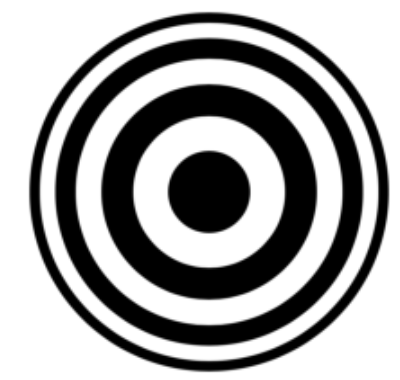
#> input picture stickers/sticker6.png, 400 x 380 px, found by its file name
$ python test_recursive_search.py
#> lines starting #> are read from the running program, lines starting #| are printed output that depends on the picture
### source.py
from skimage import io, color, data, draw, exposure, feature,metrics, filters, measure, morphology, util, segmentation
from skimage.transform import resize
import numpy as np
import cv2 as cv
import matplotlib.pyplot as plt
import scipy.fft as sft
import scipy.signal as sps
from PIL import Image

class Helper:

    def __init__(self) -> None:
        pass

    def get_dft(self,img):
        return sft.fft2(img)

    def get_dft_magnitude(self,dft):
        """
        Returns the log10-scaled magnitude of the DFT shifted to have low frequencies at the center
        Param: dft (the complex DFT of an image)
        """
        dft_mag = np.log10(1 + np.abs(sft.fftshift(dft)))
        return dft_mag

    # [211 lines left out: functions display_img, pad_image, dft_by_search_box, create_spectrogram, show_spectrogram, show_grid and 2 more, not called in this run]

    def divide_into_four(self, image):
        """Divide an image into 4 equal parts

        Args:
            image (np.array): image

        Returns:
            4 sub-images
        """
        height = image.shape[0]
        width = image.shape[1]

        mid_height = height // 2
        mid_width = width // 2

        # Extract each part of the image
        top_left = image[:mid_height, :mid_width]
        top_right = image[:mid_height, mid_width:]
        bottom_left = image[mid_height:, :mid_width]
        bottom_right = image[mid_height:, mid_width:]

        return (top_left, (0, 0, mid_height, mid_width)), \
               (top_right, (0, mid_width, mid_height, width)), \
               (bottom_left, (mid_height, 0, height, mid_width)), \
               (bottom_right, (mid_height, mid_width, height, width))


    def find_location_recursive(self, sticker, image, bounds, min_mse = float('inf')):
        """Recursively divide the image into 4 parts and search for the sticker

        Args:
            sticker (np.array): sticker
            image (np.array): image
            bounds (tuple): top left, top right, bottom left, bottom right of the image
            min_mse (float, optional): Current minimum value of mse

        Returns:
            image: the target sub-image
            bounds: top left, top right, bottom left, bottom right of the image
        """

        if image.shape[0] < sticker.shape[0] and image.shape[1] < sticker.shape[1]:
            return image, bounds

        sticker_dft = self.get_dft(sticker)
        sticker_dft = self.get_dft_magnitude(sticker_dft)

        # Divide the image into four equal parts
        parts = self.divide_into_four(image)
        selected_part = None
        selected_bounds = None

        for part, (top, left, bottom, right) in parts:

            # Resize sticker to match the current part's dimensions
            sticker_dft_resized = resize(sticker_dft, (part.shape[0], part.shape[1]))
            part_dft = self.get_dft(part)
            part_dft = self.get_dft_magnitude(part_dft)

            mse = np.mean((part_dft - sticker_dft_resized) ** 2)

            if mse < min_mse:
                min_mse = mse
                selected_part = part
                selected_bounds = (bounds[0] + top, bounds[1] + left, bounds[0] + bottom, bounds[1] + right)

        if selected_part is not None:
            image, bounds = self.find_location_recursive(sticker, selected_part, selected_bounds, min_mse)

        return image, bounds


    # [184 lines left out: functions find_location_sliding_window, draw_bounding_box, template_matching, find_location_recursive_spatial, find_location_sliding_window_spatial, not called in this run]

### Object Tracking/test_recursive_search.py
import cv2 as cv
import numpy as np
import os
import scipy.fft as sft
from skimage import io, color, transform
import matplotlib.pyplot as plt
from PIL import Image
from source import Helper
h = Helper()

def tracking(sticker, folder_path):
    # Get list of image files in the folder
    image_files = sorted([os.path.join(folder_path, file) for file in os.listdir(folder_path) if file.endswith(('.png', '.jpg', '.jpeg'))])

    if not image_files:
        print("No image files found in the folder.")
        exit()

    for image_file in image_files:
        # Read the image
        image = io.imread(image_file, as_gray=True)
        # Convert image to numpy array
        image = np.array(image)

        bounds = (0, 0, image.shape[0], image.shape[1])
        selected_part, selected_bounds = h.find_location_recursive(sticker,image, bounds, min_mse = float('inf'))

        cv.namedWindow('Image', cv.WINDOW_NORMAL)
        cv.resizeWindow('Image', 1200, 720)

        y,x,_,_ = selected_bounds
        img = image.copy()
        part_height = selected_part.shape[0]
        part_width = selected_part.shape[1]
        image_window = cv.rectangle(image,(x,y),(x+part_width, y+part_height), (0,255,0), 4)
        cv.imshow('Image', image_window)
        cv.waitKey(0)

    cv.destroyAllWindows()


if __name__ == "__main__":

    sticker = io.imread('stickers/sticker6.png', as_gray = True)
#> sticker is the input picture: shape (380, 400) float64; min 0, max 1, mean 0.649
    # Path to the folder containing images
    folder_path = '/Users/sallyliu/Desktop/CSCI 452/Project/Image_Processing_Project/video_circle'
    tracking(sticker, folder_path)
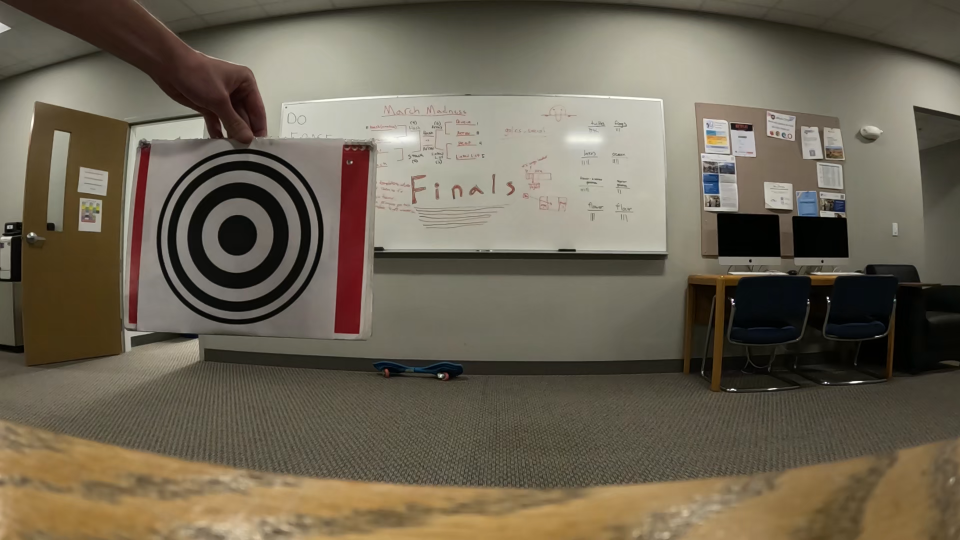
#> input picture video_circle/frame_0000.png, 1920 x 1080 px, found by its file name (shown at 1/2 size)
#> in divide_into_four, `bottom_right = image[mid_height:, mid_width:]`:
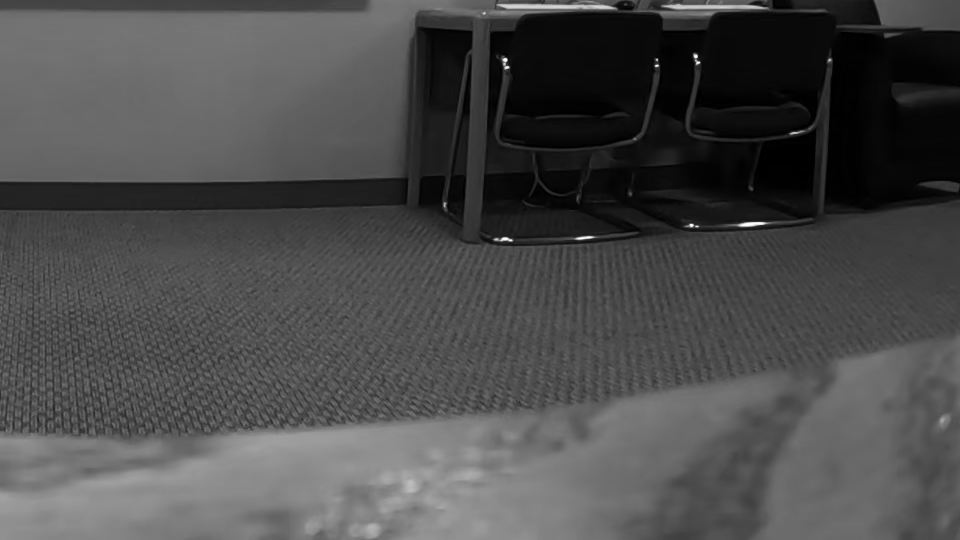
#> bottom_right: shape (540, 960) float64; min 0, max 0.998, mean 0.298
#> the loop in find_location_recursive, `for part, (top, left, bottom, right) in parts:  # Resize sticker to ma..` made 4 passes
#> (top, left, bottom, right, mse, min_mse) on passes 1 to 3: (0, 0, 540, 960, 0.118, 0.118), (0, 960, 540, 1920, 0.114, 0.114), (540, 0, 1080, 960, 0.107, 0.107)
#> (top, left, bottom, right, mse) on pass 4: (540, 960, 1080, 1920, 0.112)
#> after the loop in find_location_recursive, `for part, (top, left, bottom, right) in parts:`: min_mse = 0.107
#> in divide_into_four (call 2), `top_left = image[:mid_height, :mid_width]`:
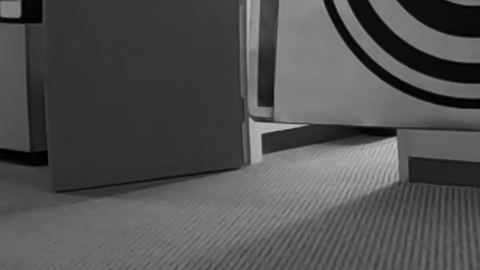
#> top_left: shape (270, 480) float64; min 0.000833, max 0.768, mean 0.318
#> in divide_into_four (call 2), `top_right = image[:mid_height, mid_width:]`:
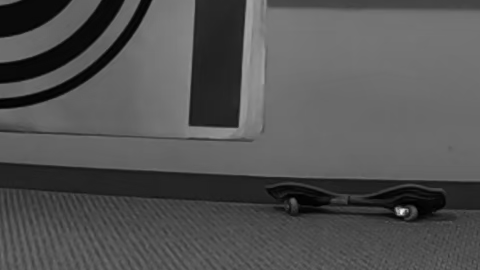
#> top_right: shape (270, 480) float64; min 0, max 0.935, mean 0.327
#> in divide_into_four (call 2), `bottom_left = image[mid_height:, :mid_width]`:
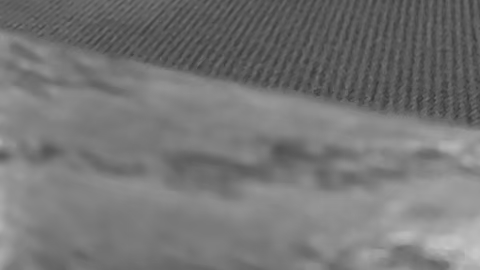
#> bottom_left: shape (270, 480) float64; min 0.229, max 0.784, mean 0.464
#> in divide_into_four (call 2), `bottom_right = image[mid_height:, mid_width:]`:
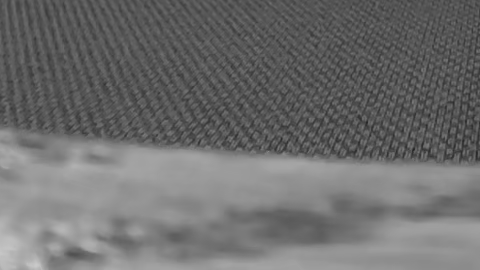
#> bottom_right: shape (270, 480) float64; min 0.143, max 0.788, mean 0.432
#> the loop in find_location_recursive (call 2), `for part, (top, left, bottom, right) in parts:  # Resize sticker to ma..` made 4 passes
#> (top, left, bottom, right, mse) on passes 1 to 4: (0, 0, 270, 480, 0.117), (0, 480, 270, 960, 0.128), (270, 0, 540, 480, 0.218), (270, 480, 540, 960, 0.14)
#> pass 3, in get_dft_magnitude (call 9), `dft_mag = np.log10(1 + np.abs(sft.fftshift(dft)))`:
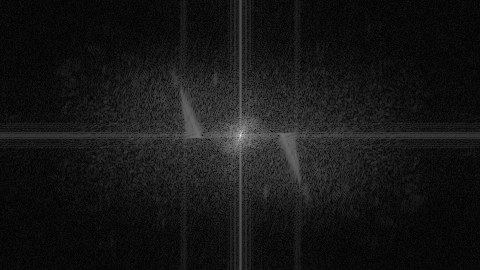
#> dft_mag: shape (270, 480) float64; min 0.000516, max 4.78, mean 0.426; drawn with min black and max white
#> in find_location_recursive, `image, bounds = self.find_location_recursive(sticker, selected_part, s..`: bounds = (540, 0, 1080, 960)
#> in tracking, `y,x,_,_ = selected_bounds`: y = 540; x = 0
